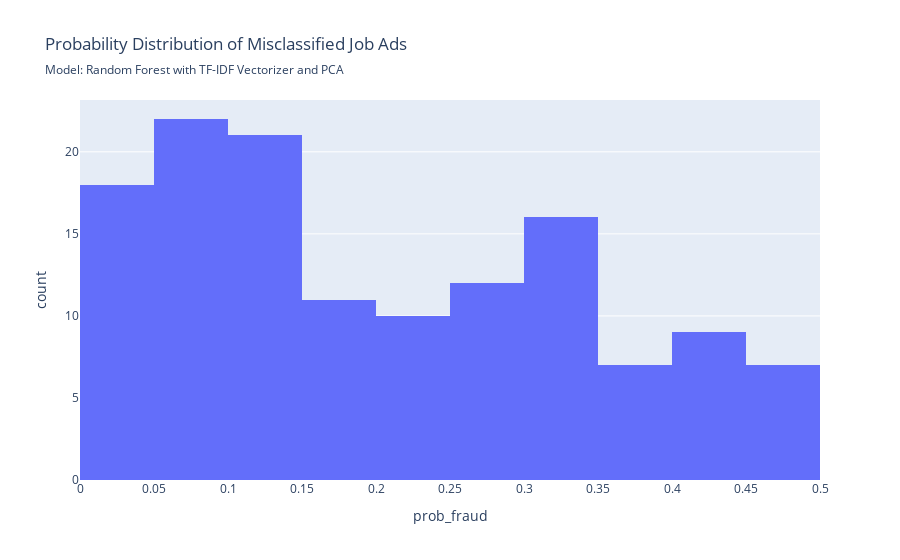

Notebook source saved alongside this figure:
### Code cell
evaluate_model(
    model_random, X_test, y_test, 
    fig_subtitle= 'Model: Random Forest with TF-IDF Vectorizer and PCA', 
    short_name='random_pca',
    save_figs=True
)

### Figure 1 — Plotly figure (JSON) as saved in the notebook; plotly's stock layout.template omitted (floating-point values rounded to 4 significant figures; data arrays with more than 128 entries replaced by an {"elided": "..."} marker saying what was removed)
{"data": [{"bingroup": "x", "hovertemplate": "prob_fraud=%{x}<br>count=%{y}<extra></extra>", "legendgroup": "", "marker": {"color": "#636efa", "pattern": {"shape": ""}}, "name": "", "orientation": "v", "showlegend": false, "type": "histogram", "x": {"elided": "133 float values"}, "xaxis": "x", "yaxis": "y"}], "layout": {"barmode": "relative", "legend": {"tracegroupgap": 0}, "title": {"subtitle": {"text": "Model: Random Forest with TF-IDF Vectorizer and PCA"}, "text": "Probability Distribution of Misclassified Job Ads"}, "xaxis": {"anchor": "y", "domain": [0, 1], "title": {"text": "prob_fraud"}}, "yaxis": {"anchor": "x", "domain": [0, 1], "title": {"text": "count"}}}}
